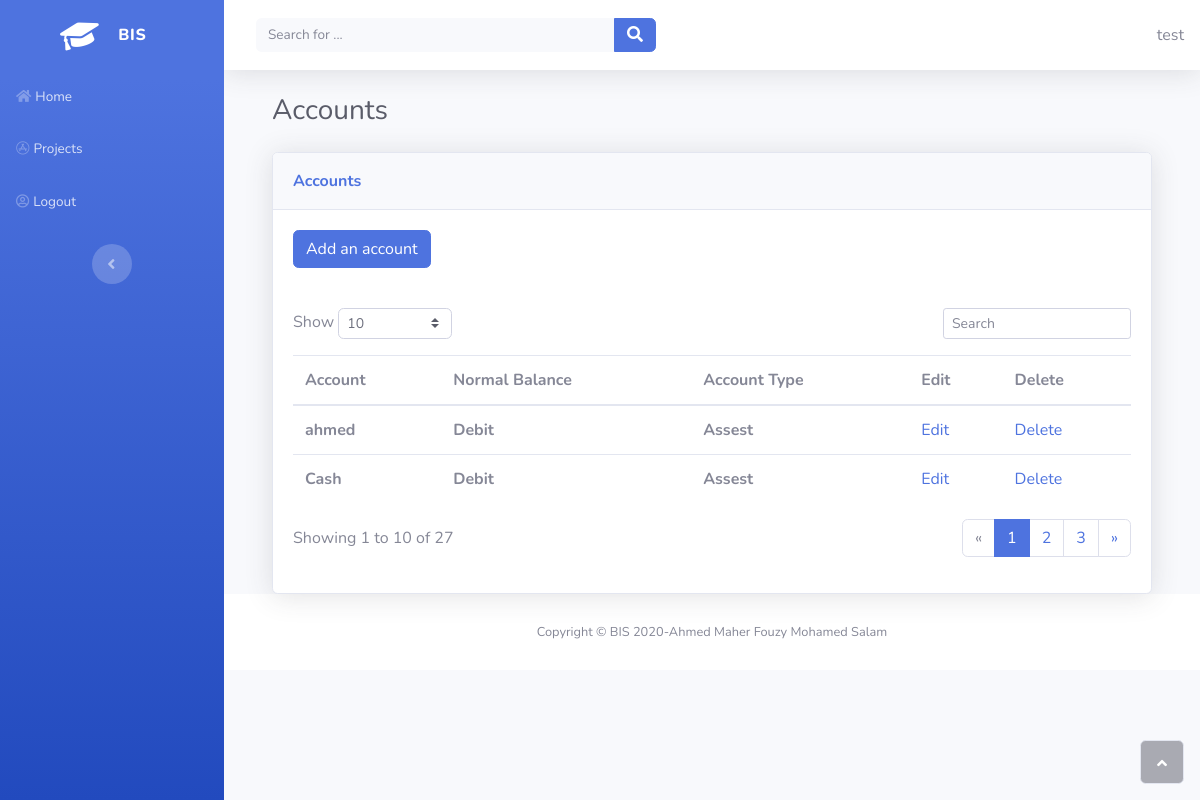
Page /sole_proprietorship/accounts (signed in) on the earlier database version.
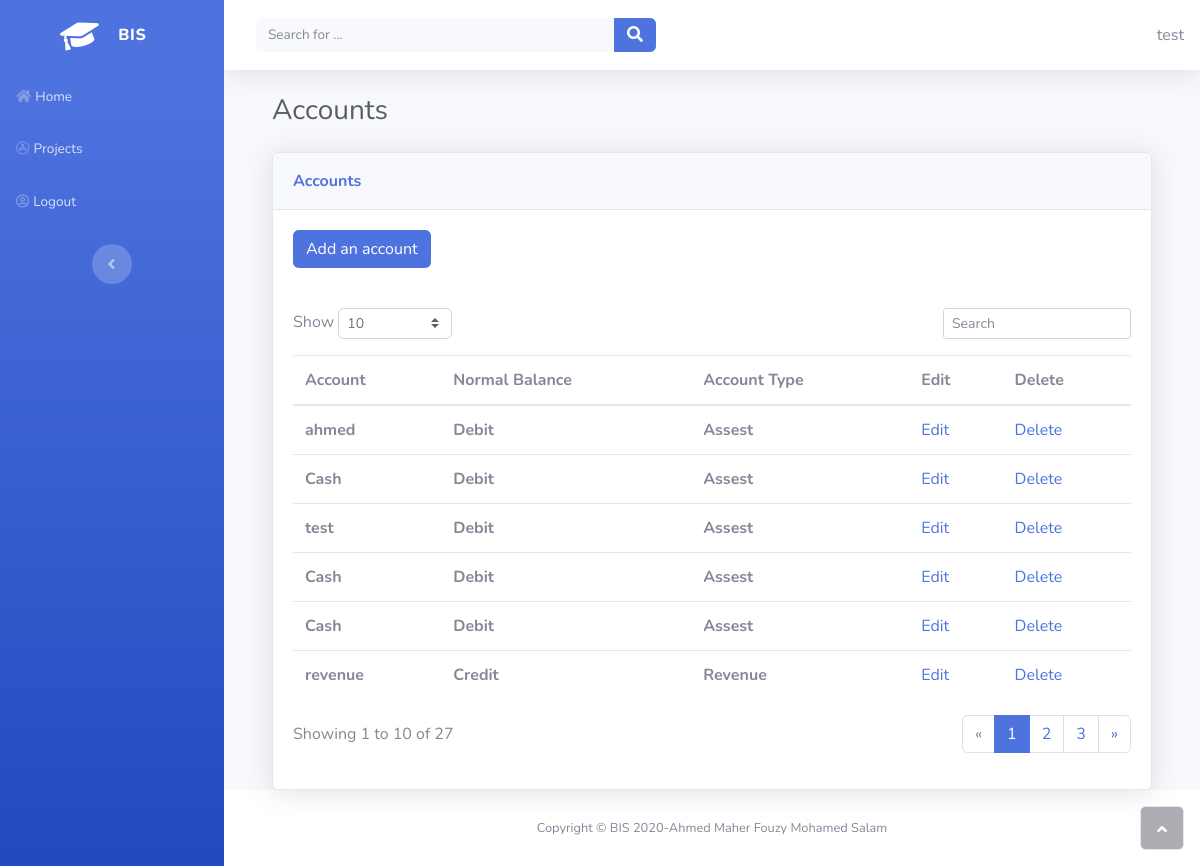
Same page on the later database version.
### sole_proprietorship/models.py (models this page shows, shortened)
class Accounts(models.Model):
    owner = models.ForeignKey(settings.AUTH_USER_MODEL, on_delete=models.CASCADE)
    account = models.CharField(max_length = 250)
    normal_balance = models.CharField(
        max_length=7,
        choices= [
            ("Debit" , "Debit") ,
            ("Credit" , "Credit")
        ],
        default= "Debit",
    )
    account_type = models.CharField(
        max_length = 50,
        choices = [
            ("Assest" , "Assest"),
            ("Investment" , "Investment"),
            ("liabilities" , "liabilities"),
            ("Revenue" , "Revenue"),
            ("Expenses" , "Expenses"),
            ("Drawings", "Drawings")
        ] ,
        default = "Assest"
    )

### sole_proprietorship/views.py (the view)
# urls.py: path('/accounts', views.AccountsListView.as_view(), name='all'),
class AccountsListView(OwnerListView):
    model = Accounts

### sole_proprietorship/owner.py (called while the page is built)
    def get_queryset(self):
        qs = super(OwnerListView, self).get_queryset()
        return qs.filter(owner=self.request.user)

### sole_proprietorship/templates/sole_proprietorship/accounts_list.html (shortened to what this page needs)
{% extends "home/base.html" %}
{% block content %}
   <div class="container-fluid">
    <h3 class="text-dark mb-4">Accounts</h3>
    <div class="card shadow">
        <div class="card-header py-3">
            <p class="text-primary m-0 font-weight-bold">Accounts</p>
        </div>
        <div class="card-body">
            <a href="{% url 'sole_proprietorship:accounts_create' %}">
              <button class="btn btn-primary"> Add an account </button>
            </a>
        </div>
        <div class="card-body">
            <div class="row">
                <div class="col-md-6 text-nowrap">
                    <div id="dataTable_length" class="dataTables_length" aria-controls="dataTable"><label>Show&nbsp;<select class="form-control form-control-sm custom-select custom-select-sm"><option value="10" selected="">10</option><option value="25">25</option><option value="50">50</option><option value="100">100</option></select>&nbsp;</label></div>
                </div>
                <div class="col-md-6">
                    <div class="text-md-right dataTables_filter" id="dataTable_filter"><label><input type="search" class="form-control form-control-sm" aria-controls="dataTable" placeholder="Search"></label></div>
                </div>
            </div>
            <div class="table-responsive table mt-2" id="dataTable" role="grid" aria-describedby="dataTable_info">
                <table class="table my-0" id="dataTable">
                    <thead>
                        <tr>
                            <th>Account</th>
                            <th>Normal Balance</th>
                            <th>Account Type</th>
                            <th>Edit</th>
                            <th>Delete</th>
                        </tr>
                    </thead>
                    <tfoot>
                          {% if accounts_list %}
                            {% for accounts in accounts_list %}
                            <tr>
                            <td><strong>{{ accounts.account}}</strong></td>
                            <td><strong>{{ accounts.normal_balance}}</strong></td>
                            <td><strong>{{ accounts.account_type}}</strong></td>
                                  {% if accounts.owner == user %}
                                  <td><a href="{% url 'sole_proprietorship:accounts_update' accounts.id %}">Edit</a> </td>
                                  <td><a href="{% url 'sole_proprietorship:accounts_delete' accounts.id %}">Delete</a></td>
                                  {% endif %}
                            </tr>
                            {% endfor %}
                          {% else %}
                            <p>There are no accounts in the database.</p>
                          {% endif %}
                    </tfoot>
                </table>
            </div>
            <div class="row">
                <div class="col-md-6 align-self-center">
                    <p id="dataTable_info" class="dataTables_info" role="status" aria-live="polite">Showing 1 to 10 of 27</p>
                </div>
                <div class="col-md-6">
                    <nav class="d-lg-flex justify-content-lg-end dataTables_paginate paging_simple_numbers">
                        <ul class="pagination">
                            <li class="page-item disabled"><a class="page-link" href="#" aria-label="Previous"><span aria-hidden="true">«</span></a></li>
                            <li class="page-item active"><a class="page-link" href="#">1</a></li>
                            <li class="page-item"><a class="page-link" href="#">2</a></li>
                            <li class="page-item"><a class="page-link" href="#">3</a></li>
                            <li class="page-item"><a class="page-link" href="#" aria-label="Next"><span aria-hidden="true">»</span></a></li>
                        </ul>
                    </nav>
                </div>
            </div>
        </div>
    </div>
{% endblock %}

### home/templates/home/base.html (shortened to what this page needs)
{% load static%}
<!DOCTYPE html>
<html>
<head>
    <link rel="stylesheet" href="{% static 'home/bootstrap/css/bootstrap.min.css' %}">
    <link rel="stylesheet" href="{% static 'home/css/styles.min.css' %}">
    <link rel="stylesheet" href="https://use.fontawesome.com/releases/v5.12.0/css/all.css">
</head>
<body id="page-top">
    <div id="wrapper">
        <nav class="navbar navbar-dark align-items-start sidebar sidebar-dark accordion bg-gradient-primary p-0">
            <div class="container-fluid d-flex flex-column p-0">
                <a class="navbar-brand d-flex justify-content-center align-items-center sidebar-brand m-0" href="#">
                    <div class="sidebar-brand-icon rotate-n-15"><i class="fas fa-graduation-cap"></i></div>
                    <div class="sidebar-brand-text mx-3"><span>BIS</span></div>
                </a>
                <ul class="nav navbar-nav text-light" id="accordionSidebar">
                    <li class="nav-item" role="presentation"><a class="nav-link" href="{% url 'home:home' %}"><i class="fas fa-home"></i><span>Home</span></a><a class="nav-link" href="{% url 'projects:home' %}"><i class="fab fa-app-store"></i><span>Projects</span></a></li>
                    {% if user.is_authenticated %}
                    <li class="nav-item" role="presentation"><a class="nav-link" href="{% url 'home:logout' %}?next={{ request.path }}"><i class="far fa-user-circle"></i><span>Logout</span></a></li>
                    {% endif %}
                </ul>
                <div class="text-center d-none d-md-inline"><button class="btn rounded-circle border-0" id="sidebarToggle" type="button"></button></div>
            </div>
        </nav>
        <div class="d-flex flex-column" id="content-wrapper">
            <div id="content">
                <nav class="navbar navbar-light navbar-expand bg-white shadow mb-4 topbar static-top">
                    <div class="container-fluid"><button class="btn btn-link d-md-none rounded-circle mr-3" id="sidebarToggleTop" type="button"></button>
                        <form class="form-inline d-none d-sm-inline-block mr-auto ml-md-3 my-2 my-md-0 mw-100 navbar-search">
                            <div class="input-group"><input class="bg-light form-control border-0 small" type="text" placeholder="Search for ...">
                                <div class="input-group-append"><button class="btn btn-primary py-0" type="button"><i class="fas fa-search"></i></button></div>
                            </div>
                        </form>
                        <div>
                            {{ user.username }}
                        </div>
                    </div>
                </nav>
                <div class="container-fluid">
                    {% block content %}{% endblock%}
                </div>
            </div>
            <footer class="bg-white sticky-footer">
                <div class="container my-auto">
                    <div class="text-center my-auto copyright"><span>Copyright © BIS 2020-Ahmed Maher Fouzy Mohamed Salam</span></div>
                </div>
            </footer>
        </div><a class="border rounded d-inline scroll-to-top" href="#page-top"><i class="fas fa-angle-up"></i></a></div>
</body>
</html>

Differences in the rows shown:
added Accounts: account "test", normal_balance "Debit", account_type "Assest", shows "Edit"
added Accounts: account "Cash", normal_balance "Debit", account_type "Assest", shows "Edit"
added Accounts: account "Cash", normal_balance "Debit", account_type "Assest", shows "Edit"
added Accounts: account "revenue", normal_balance "Credit", account_type "Revenue", shows "Edit"
